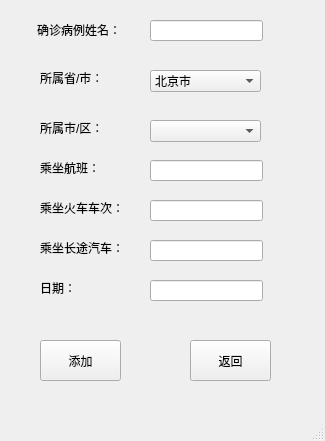
<?xml version="1.0" encoding="UTF-8"?>
<ui version="4.0">
 <class>InB</class>
 <widget class="QMainWindow" name="InB">
  <property name="geometry">
   <rect>
    <x>0</x>
    <y>0</y>
    <width>325</width>
    <height>441</height>
   </rect>
  </property>
  <property name="windowTitle">
   <string>录入</string>
  </property>
  <widget class="QWidget" name="centralwidget">
   <widget class="QPushButton" name="pushButton_add">
    <property name="geometry">
     <rect>
      <x>40</x>
      <y>340</y>
      <width>81</width>
      <height>41</height>
     </rect>
    </property>
    <property name="text">
     <string>添加</string>
    </property>
   </widget>
   <widget class="QPushButton" name="pushButton_return">
    <property name="geometry">
     <rect>
      <x>190</x>
      <y>340</y>
      <width>81</width>
      <height>41</height>
     </rect>
    </property>
    <property name="text">
     <string>返回</string>
    </property>
   </widget>
   <widget class="QLabel" name="label_name">
    <property name="geometry">
     <rect>
      <x>37</x>
      <y>20</y>
      <width>91</width>
      <height>20</height>
     </rect>
    </property>
    <property name="text">
     <string>确诊病例姓名：</string>
    </property>
   </widget>
   <widget class="QLabel" name="label_carnum">
    <property name="geometry">
     <rect>
      <x>40</x>
      <y>70</y>
      <width>58</width>
      <height>16</height>
     </rect>
    </property>
    <property name="text">
     <string>所属省/市：</string>
    </property>
   </widget>
   <widget class="QLabel" name="label_phone">
    <property name="geometry">
     <rect>
      <x>40</x>
      <y>120</y>
      <width>91</width>
      <height>16</height>
     </rect>
    </property>
    <property name="text">
     <string>所属市/区：</string>
    </property>
   </widget>
   <widget class="QLineEdit" name="lineEdit_name">
    <property name="geometry">
     <rect>
      <x>150</x>
      <y>20</y>
      <width>113</width>
      <height>21</height>
     </rect>
    </property>
   </widget>
   <widget class="QLineEdit" name="lineEdit_date">
    <property name="geometry">
     <rect>
      <x>150</x>
      <y>280</y>
      <width>113</width>
      <height>21</height>
     </rect>
    </property>
   </widget>
   <widget class="QLabel" name="label_date">
    <property name="geometry">
     <rect>
      <x>40</x>
      <y>280</y>
      <width>91</width>
      <height>16</height>
     </rect>
    </property>
    <property name="text">
     <string>日期：</string>
    </property>
   </widget>
   <widget class="QComboBox" name="comboBox_1">
    <property name="geometry">
     <rect>
      <x>150</x>
      <y>70</y>
      <width>111</width>
      <height>22</height>
     </rect>
    </property>
    <item>
     <property name="text">
      <string>北京市</string>
     </property>
    </item>
    <item>
     <property name="text">
      <string>辽宁省</string>
     </property>
    </item>
    <item>
     <property name="text">
      <string>山西省</string>
     </property>
    </item>
   </widget>
   <widget class="QComboBox" name="comboBox_2">
    <property name="geometry">
     <rect>
      <x>150</x>
      <y>120</y>
      <width>111</width>
      <height>22</height>
     </rect>
    </property>
   </widget>
   <widget class="QLabel" name="label_phone_2">
    <property name="geometry">
     <rect>
      <x>40</x>
      <y>160</y>
      <width>91</width>
      <height>16</height>
     </rect>
    </property>
    <property name="text">
     <string>乘坐航班：</string>
    </property>
   </widget>
   <widget class="QLabel" name="label_phone_3">
    <property name="geometry">
     <rect>
      <x>40</x>
      <y>200</y>
      <width>91</width>
      <height>16</height>
     </rect>
    </property>
    <property name="text">
     <string>乘坐火车车次：</string>
    </property>
   </widget>
   <widget class="QLabel" name="label_phone_4">
    <property name="geometry">
     <rect>
      <x>40</x>
      <y>240</y>
      <width>91</width>
      <height>16</height>
     </rect>
    </property>
    <property name="text">
     <string>乘坐长途汽车：</string>
    </property>
   </widget>
   <widget class="QLineEdit" name="lineEdit_bus">
    <property name="geometry">
     <rect>
      <x>150</x>
      <y>240</y>
      <width>113</width>
      <height>21</height>
     </rect>
    </property>
   </widget>
   <widget class="QLineEdit" name="lineEdit_train">
    <property name="geometry">
     <rect>
      <x>150</x>
      <y>200</y>
      <width>113</width>
      <height>21</height>
     </rect>
    </property>
   </widget>
   <widget class="QLineEdit" name="lineEdit_flight">
    <property name="geometry">
     <rect>
      <x>150</x>
      <y>160</y>
      <width>113</width>
      <height>21</height>
     </rect>
    </property>
   </widget>
  </widget>
  <widget class="QMenuBar" name="menubar">
   <property name="geometry">
    <rect>
     <x>0</x>
     <y>0</y>
     <width>325</width>
     <height>23</height>
    </rect>
   </property>
  </widget>
  <widget class="QStatusBar" name="statusbar"/>
 </widget>
 <resources/>
 <connections/>
</ui>
